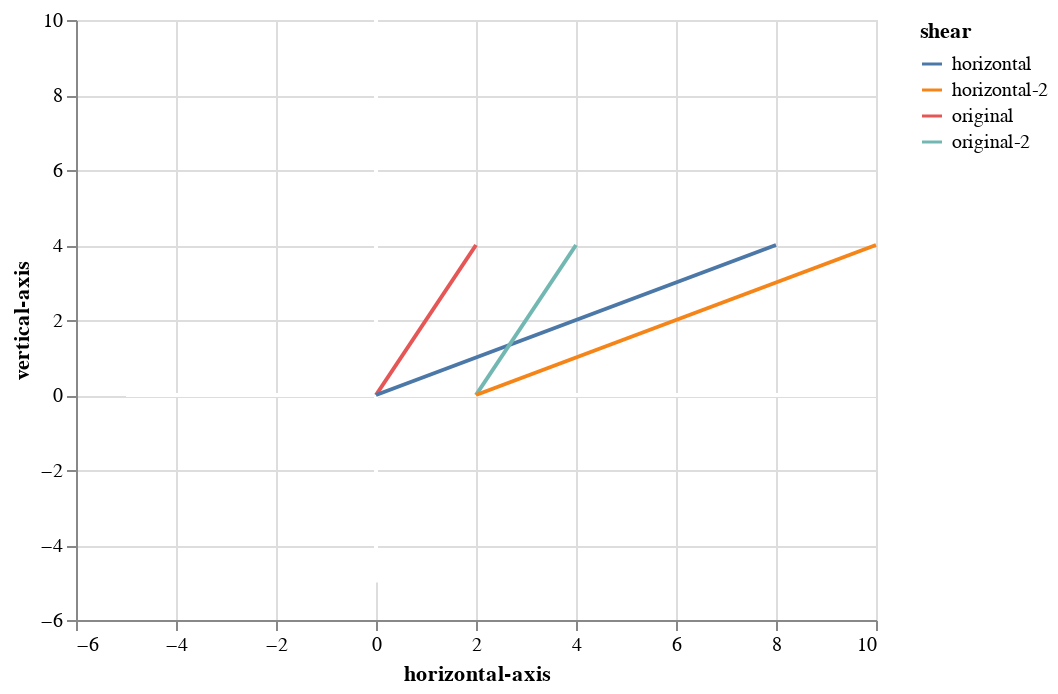

The cell this chart's notebook holds for it:
### Code cell
chart = alt.Chart(df).mark_line().encode(
    x=alt.X('dim-1', axis=alt.Axis(title='horizontal-axis')),
    y=alt.Y('dim-2', axis=alt.Axis(title='vertical-axis')),
    color='shear')

base_coor(-5.0, 10.0) + chart

### Figure 1 — Vega-Lite specification as saved in the notebook (floating-point values rounded to 4 significant figures)
{"usermeta": {"embedOptions": {"theme": "dark"}}, "config": {"view": {"continuousWidth": 400, "continuousHeight": 300}}, "layer": [{"mark": {"type": "line", "color": "white"}, "encoding": {"x": {"type": "quantitative", "field": "horizontal"}, "y": {"type": "quantitative", "field": "vertical"}}}, {"mark": {"type": "line", "color": "white"}, "encoding": {"x": {"type": "quantitative", "field": "vertical"}, "y": {"type": "quantitative", "field": "horizontal"}}}, {"data": {"name": "data-d2b6d700081f3dc3271961cd2c42922c"}, "mark": "line", "encoding": {"color": {"type": "nominal", "field": "shear"}, "x": {"type": "quantitative", "axis": {"title": "horizontal-axis"}, "field": "dim-1"}, "y": {"type": "quantitative", "axis": {"title": "vertical-axis"}, "field": "dim-2"}}}], "data": {"name": "data-29b144b3d9944f86f2a8e5d58a2cc2b0"}, "$schema": "https://vega.github.io/schema/vega-lite/v4.8.1.json", "datasets": {"data-29b144b3d9944f86f2a8e5d58a2cc2b0": [{"horizontal": -5.0, "vertical": 0.0}, {"horizontal": 10.0, "vertical": 0.0}], "data-d2b6d700081f3dc3271961cd2c42922c": [{"dim-1": 0.0, "dim-2": 0.0, "shear": "original"}, {"dim-1": 2.0, "dim-2": 4.0, "shear": "original"}, {"dim-1": 0.0, "dim-2": 0.0, "shear": "horizontal"}, {"dim-1": 8.0, "dim-2": 4.0, "shear": "horizontal"}, {"dim-1": 2.0, "dim-2": 0.0, "shear": "original-2"}, {"dim-1": 4.0, "dim-2": 4.0, "shear": "original-2"}, {"dim-1": 2.0, "dim-2": 0.0, "shear": "horizontal-2"}, {"dim-1": 10.0, "dim-2": 4.0, "shear": "horizontal-2"}]}}
